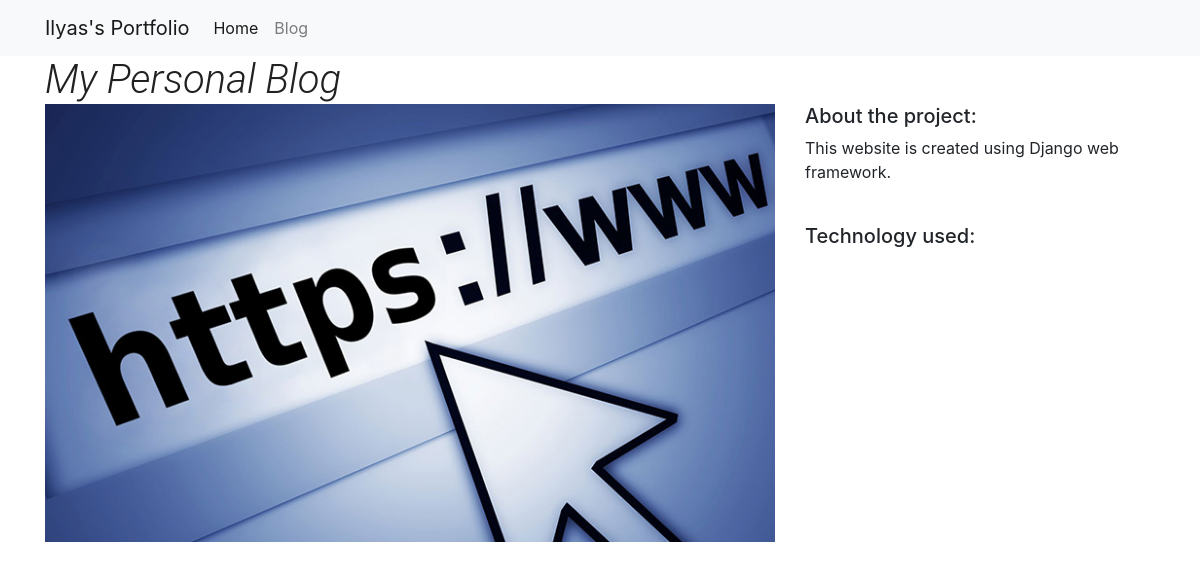
Page /2/ on the committed database.
### mywebsite/models.py (models this page shows, shortened)
class Project(models.Model):
    title = models.CharField(max_length=100)
    description = models.CharField(max_length=250)
    image = models.FileField(upload_to='mywebsite/images/')
    url = models.URLField(blank=True)

### mywebsite/views.py (the view)
# urls.py: path('<int:pk>/', views.project_detail, name='project_detail'),
def project_detail(request, pk):
    project = Project.objects.get(pk=pk)
    context = {'project': project}
    return render(request, 'project_detail.html', context)

### mywebsite/templates/project_detail.html (shortened to what this page needs)
{% extends "base.html" %}
{% load static %}
{% block page_content %}
<h1>{{ project.title }}</h1>
<div class="row">
    <div class="col-md-8">
        <img src="{% static project.image %}" alt="" width="100%">
    </div>
    <div class="col-md-4">
        <h5>About the project:</h5>
        <p>{{ project.description }}</p>
        <br>
        <h5>Technology used:</h5>
    </div>
</div>
{% endblock %}

### mywebsite/static/mywebsite/style.css (style rules this page uses)
img { width: 100%; height: auto; transition: transform .2s; }
h1 { font-family: 'Roboto', sans-serif; font-style: italic; font-weight: 300; color: #212121; margin: 0; padding: 0; }

### rows in the picture
Project: title "My Personal Blog", image (picture), description "This website is created using Django web framework."
